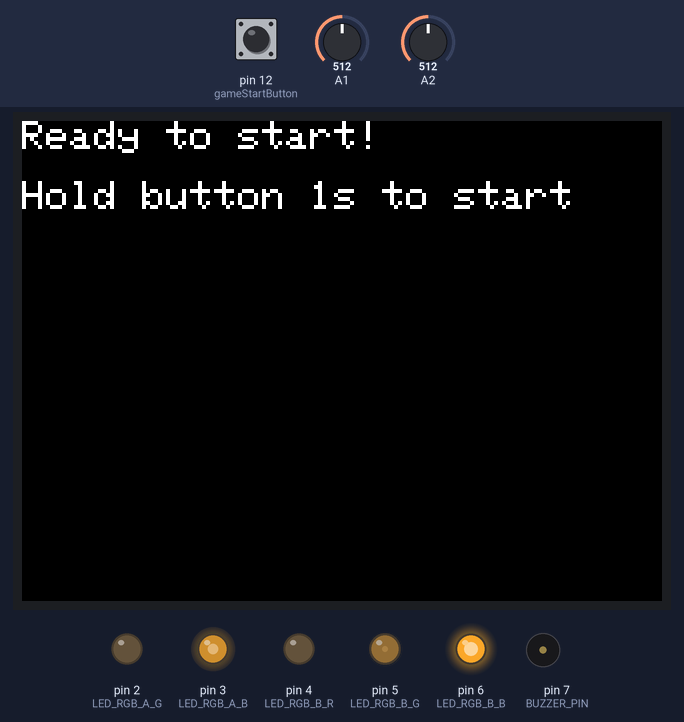
Simulated run of this program. Board: Arduino Uno, built with avr-gcc and run on an emulated ATmega328P. Shown: 320×240 colour display, output pins drawn as LEDs (lit = HIGH), buzzer (waves = sounding). Dashed ring = blinking. Inputs (shaded band) come from the test bench; at power-on: A1 = 512, A2 = 512, pin 12 (gameStartButton) HIGH. Pins used as bus, display or sensor lines are not drawn; what the program prints to the serial monitor is not drawn.

Above: at 1.26 s.
1.5 s: A1 set to 340
At 2.12 s:
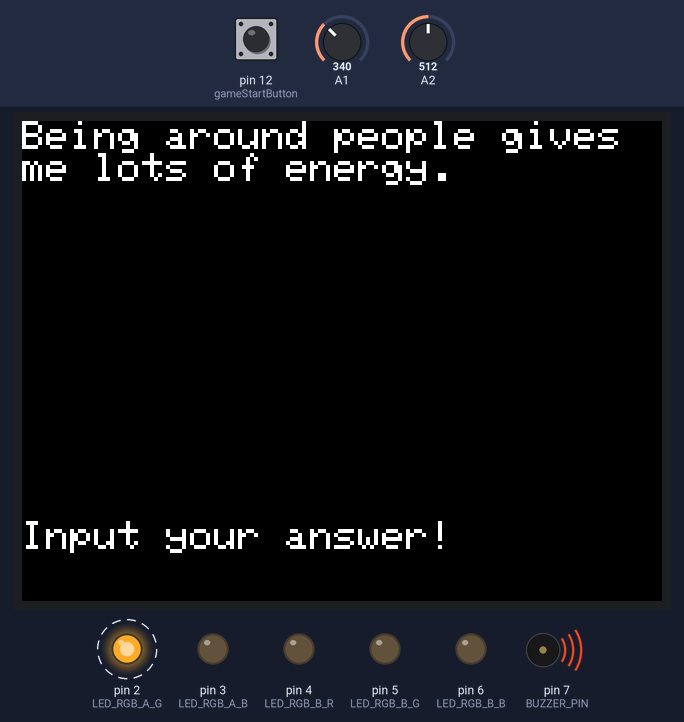
3.5 s: A2 set to 740
At 4.6 s:
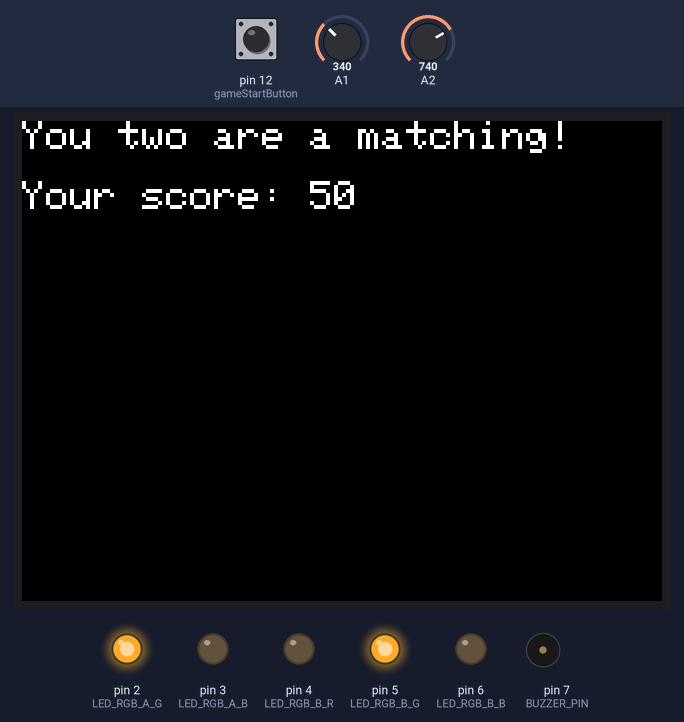
6.2 s: A2 set to 765
At 7.1 s:
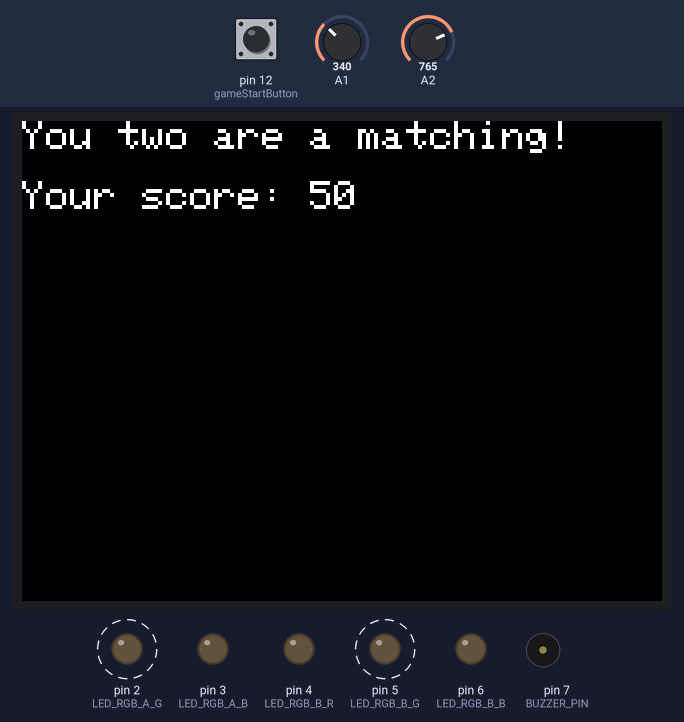
Timing chart, 0 to 13.7 s (numbered marks = the images above; inputs shaded):
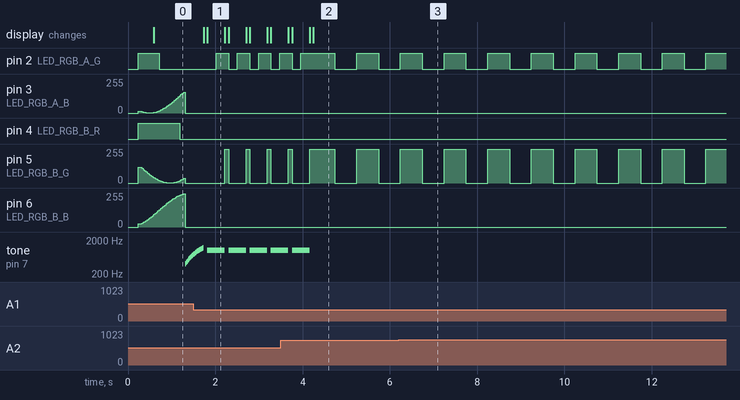

Measured:
- the behaviour switches between 749 and 750 on A2 (found by bisection; images 2 and 3)
- by itself, pin 2 (LED_RGB_A_G): alternates HIGH for 0.50 s and LOW for 0.50 s
- by itself, pin 5 (LED_RGB_B_G): alternates 255/255 for 0.50 s and 0/255 for 0.50 s
- by itself, pin 6 (LED_RGB_B_B): rises from 0/255 to 249/255 in 1.0 s, then falls to 0/255 in 0.04 s
- what the display in image 1 shows lasts 0.4 s, from 1.8 s to 2.2 s

The program:

main.cpp
```cpp
#include <Arduino.h>
#include <Adafruit_GFX.h>
#include <Adafruit_ILI9341.h>

// =============================
// 🖥 TFT Display Pin Definitions
// =============================
#define TFT_CS   8 // Chip Select pin for TFT
#define TFT_DC   10 // Data/Command pin for TFT
#define TFT_RST  9 // Reset pin for TFT

// =============================
// 💡 LED Pin Definitions
// =============================
#define LED_RGB_A_R 1 // Red LED pin for Team A
#define LED_RGB_A_G 2 // Green LED pin for Team A
#define LED_RGB_A_B 3 // Blue LED pin for Team A
#define LED_RGB_B_R 4 // Red LED pin for Team B
#define LED_RGB_B_G 5 // Green LED pin for Team B
#define LED_RGB_B_B 6 // Blue LED pin for Team B

uint8_t r,g,b,r2,g2,b2; // RGB values for LEDs

// =============================
// Buzzer Pin Definition
// =============================
#define BUZZER_PIN 7 // Buzzer pin for sound effects

// =============================
// 🔘 Button Pin Definition
// =============================
const int gameStartButton = 12; // Button to start the game

Adafruit_ILI9341 tft = Adafruit_ILI9341(TFT_CS, TFT_DC, TFT_RST); // Create TFT display object

// =============================
// 🎮 Game Constants
// =============================
const int totalRounds = 5; // Change to 10 for full game


// =============================
// GameState Enum
// =============================
enum GameState { WAIT_START, SHOW_QUESTION, WAIT_ANSWER, SHOW_RESULT, GAME_OVER }; // Define game states
GameState gameState = WAIT_START; // Initialize game state
unsigned long stateStartTime = 0; // Variable to track time in current state
const unsigned long questionTime = 10000; // 10 seconds per question
const unsigned long resultTime = 2000;    // 2 seconds to show result


// =============================
// 📝 Questions Array
// =============================
String allQuestions[10] = {
  "Being around people gives me lots of energy.",
  "I always trust my head over my heart.",
  "I like having a clear plan before doing anything.",
  "I often think about how others are feeling.",
  "I need alone time to feel recharged.",
  "I prefer when someone tells me exactly what to do.",
  "I notice tiny details that others miss.",
  "I tell people what’s on my mind easily.",
  "I’m cool with sudden changes in plans.",
  "I love deep talks more than small talk."
};


// =============================
// 🔧 Game Variables
// =============================
int roundCounter = 0;

int scoreTeamAButton = 0;
int scoreTeamBButton = 0;

int score = 0;

bool answerTeamA = false;
bool answerTeamB = false;


// =============================
// 🚀 Setup Function
// =============================
void setup() {
  // Start Serial for debugging
  Serial.begin(9600);
  Serial.println("Starting TFT");

  // Button setup
  pinMode(gameStartButton, INPUT_PULLUP); // Use internal pull-up resistor

  // Initialize TFT
  tft.begin();
  tft.setRotation(3);
  tft.fillScreen(ILI9341_BLACK);
  tft.setTextColor(ILI9341_WHITE);
  tft.setTextSize(2);

  Serial.println("TFT initialized");

  // Show initial screen
  tft.setCursor(0, 0);
  tft.print("Ready to start!");
  tft.setCursor(0, 30);
  tft.print("Press button to start");

  }


// =============================
// 🎮 Game Start Function
// =============================
void gameStart(){
  // Reset variables for new game if needed
  // roundCounter = 0;
  scoreTeamAButton = 0;
  scoreTeamBButton = 0;
}
void visualStart(){
  // Show start screen
  tft.fillScreen(ILI9341_BLACK);
  tft.setCursor(0, 0);
  tft.print("Game Started!");
  delay(1000); // Show for a second
}
// =============================
// 💡 LED Functions
// =============================
void clearLED() {
  // Turn off all LEDs
  analogWrite(LED_RGB_A_R, 0);
  analogWrite(LED_RGB_A_G, 0);
  analogWrite(LED_RGB_A_B, 0);
  analogWrite(LED_RGB_B_R, 0);
  analogWrite(LED_RGB_B_G, 0);
  analogWrite(LED_RGB_B_B, 0);
}

void LedWaitStart() {
  // Simple RGB animation: cycle through colors for both teams
  static uint8_t phase = 0;
  static unsigned long lastUpdate = 0;
  const unsigned long interval = 30; // ms between color changes

  if (millis() - lastUpdate > interval) {
    lastUpdate = millis();
    phase++;
    // Animate Team A (RGB)
    r = (sin(phase * 0.07) * 127) + 128;
    g = (sin(phase * 0.07 + 2.1) * 127) + 128;
    b = (sin(phase * 0.07 + 4.2) * 127) + 128;
    // Animate Team B (RGB, phase shifted)
    r2 = (sin(phase * 0.07 + 1.05) * 127) + 128;
    g2 = (sin(phase * 0.07 + 3.15) * 127) + 128;
    b2 = (sin(phase * 0.07 + 5.25) * 127) + 128;

    analogWrite(LED_RGB_A_R, r);
    analogWrite(LED_RGB_A_G, g);
    analogWrite(LED_RGB_A_B, b);

    analogWrite(LED_RGB_B_R, r2);
    analogWrite(LED_RGB_B_G, g2);
    analogWrite(LED_RGB_B_B, b2);
  }
}

void playTone(int freq, int duration) {
  tone(BUZZER_PIN, freq);  // 周波数で鳴らす
  delay(duration);         // 指定時間だけ待つ
  noTone(BUZZER_PIN);      // 音を止める
  delay(50);               // 区切りの無音時間
}

void ledTeamA() {
  // Team A LED: Green
  analogWrite(LED_RGB_A_R, 0);
  analogWrite(LED_RGB_A_G, 255);
  analogWrite(LED_RGB_A_B, 0);
}
void ledTeamB() {
  // Team B LED: Green
  analogWrite(LED_RGB_B_R, 0);
  analogWrite(LED_RGB_B_G, 255);
  analogWrite(LED_RGB_B_B, 0);
}

void ledBlinkMatch() {
  // Blink both teams' LEDs to indicate a match
  for (int i = 0; i < 11; i++) {
    analogWrite(LED_RGB_A_R, 0);
    analogWrite(LED_RGB_A_G, 255);
    analogWrite(LED_RGB_A_B, 0);

    analogWrite(LED_RGB_B_R, 0);
    analogWrite(LED_RGB_B_G, 255);
    analogWrite(LED_RGB_B_B, 0);

    delay(500); // On for half a second

    clearLED(); // Turn off LEDs
    delay(500); // Off for half a second
  }
}

  void ledBlinkNoMatch(){
  for (int i = 0; i < 11; i++) {
      analogWrite(LED_RGB_A_R, 255);
    analogWrite(LED_RGB_A_G, 0);
    analogWrite(LED_RGB_A_B, 0);

    analogWrite(LED_RGB_B_R, 255);
    analogWrite(LED_RGB_B_G, 0);
    analogWrite(LED_RGB_B_B, 0);

    delay(500); // On for half a second

    clearLED(); // Turn off LEDs
    delay(500); // Off for half a second
   }
}

void DuringQuestion() {
  static uint8_t phase = 0;
  static unsigned long lastUpdate = 0;
  const unsigned long interval = 40;

  if (millis() - lastUpdate > interval) {
    lastUpdate = millis();
    phase++;

    r = (sin(phase * 0.05) * 127) + 128;
    g = (sin(phase * 0.05 + 2.0) * 127) + 128;
    b = (sin(phase * 0.05 + 4.0) * 127) + 128;

    r2 = (sin(phase * 0.05) * 127) + 128;
    g2 = (sin(phase * 0.05 + 2.0) * 127) + 128;
    b2 = (sin(phase * 0.05 + 4.0) * 127) + 128;

    analogWrite(LED_RGB_A_R, r);
    analogWrite(LED_RGB_A_G, g);
    analogWrite(LED_RGB_A_B, b);

    analogWrite(LED_RGB_B_R, r2);
    analogWrite(LED_RGB_B_G, g2);
    analogWrite(LED_RGB_B_B, b2);
  }
}

void afterAnswer() {

  analogWrite(LED_RGB_A_R, 0);
  analogWrite(LED_RGB_A_G, 0);
  analogWrite(LED_RGB_A_B, 255);

  analogWrite(LED_RGB_B_R, 0);
  analogWrite(LED_RGB_B_G, 0);
  analogWrite(LED_RGB_B_B, 255);

  playTone(880, 100); // 明るい確認音
  delay(150);
  clearLED();
}

void showGameOver() {

  analogWrite(LED_RGB_A_R, 255);
  analogWrite(LED_RGB_A_G, 0);
  analogWrite(LED_RGB_A_B, 0);

  analogWrite(LED_RGB_B_R, 255);
  analogWrite(LED_RGB_B_G, 0);
  analogWrite(LED_RGB_B_B, 0);

  // 悲しいメロデ
  playTone(440, 250);
  playTone(392, 250);
  playTone(349, 350);
  delay(100);
  playTone(330, 500);
  clearLED();

}

void setLEDGreen() {
  analogWrite(LED_RGB_A_R, 0);
  analogWrite(LED_RGB_A_G, 255);
  analogWrite(LED_RGB_A_B, 0);

  analogWrite(LED_RGB_B_R, 0);
  analogWrite(LED_RGB_B_G, 255);
  analogWrite(LED_RGB_B_B, 0);
}

void showRsults() {
  // 緑点灯
  setLEDGreen();

  // 明るくポジティブなメロディ
  playTone(659, 150);  // E5
  playTone(784, 150);  // G5
  playTone(880, 150);  // A5
  playTone(1047, 250); // C6
  delay(100);
  playTone(880, 200);
  playTone(1047, 300);

  //
  clearLED();
}

// =============================

// =============================
// 🔊 Buzzer Functions
// =============================
void buzzerStart(){
  // Play a fast pitch-up sound on the buzzer
  for (int freq = 400; freq <= 1200; freq += 40) {
    tone(BUZZER_PIN, freq, 30);
    delay(20);
  }
  noTone(BUZZER_PIN);
}

void buzzerAnswer(){
  // Play a short sound for answer evaluation
  tone(BUZZER_PIN, 1000, 200); // 1kHz for 200ms
  delay(200);
  noTone(BUZZER_PIN);
}

// =============================
// 📝 Question Display and Evaluation Functions
// =============================
void showQuestion(int roundCounter){
  tft.fillScreen(ILI9341_BLACK);
  tft.setCursor(0, 0);
  tft.println(allQuestions[roundCounter]);
  tft.setCursor(0, 200);
  tft.print("Input your answer!");
}

void checkAnswerButton(){
   if(answerTeamA && answerTeamB) {
    // Both teams answered, evaluate results
    if (scoreTeamAButton == scoreTeamBButton) {
      score += 10; // Both teams matched
      Serial.println("Both teams matched!");
    } else if (abs(scoreTeamAButton - scoreTeamBButton) == 1) {
      score += 8; // Close match
      Serial.println("Close match!");
    } else if (abs(scoreTeamAButton - scoreTeamBButton) == 2) {
      score += 5; // Moderate match
      Serial.println("Moderate match!");
    } else if (abs(scoreTeamAButton - scoreTeamBButton) == 3) {
      score += 3; // Distant match
      Serial.println("Distant match!");
    } else {
      score += 0; // No match
      Serial.println("No match!");
    }
    // Reset for next round
    scoreTeamAButton = 0;
    scoreTeamBButton = 0;
  }
}

void setAnswerButtons(bool isA, int score) {
  if(isA){
    scoreTeamAButton += score;
  }
  else {
    scoreTeamBButton += score;
  }
}

void readAnswer(){
  int analogValueA = analogRead(A1);
  if (analogValueA >950 && answerTeamA == false && analogValueA < 1023){
    buzzerAnswer(); // Play sound for answer evaluation
    answerTeamA = true;
    setAnswerButtons(true, 1);
    checkAnswerButton();
    ledTeamA(); // Turn on Team A LED
  }else if (analogValueA < 750 && analogValueA > 500 && answerTeamA == false){
    answerTeamA = true;
    buzzerAnswer(); // Play sound for answer evaluation
    setAnswerButtons(true, 2);
    checkAnswerButton();
    ledTeamA(); // Turn on Team A LED
  } else if (analogValueA < 500 && analogValueA > 350 && answerTeamA == false){
    answerTeamA = true;
    buzzerAnswer(); // Play sound for answer evaluation
    setAnswerButtons(true, 3);
    checkAnswerButton();
    ledTeamA(); // Turn on Team A LED
  } else if (analogValueA < 350 && analogValueA > 200 && answerTeamA == false){
    answerTeamA = true;
    buzzerAnswer(); // Play sound for answer evaluation
    setAnswerButtons(true, 4);
    checkAnswerButton();
    ledTeamA(); // Turn on Team A LED
  } else if (analogValueA < 200 && analogValueA > 50 && answerTeamA == false){
    answerTeamA = true;
    buzzerAnswer(); // Play sound for answer evaluation
    setAnswerButtons(true, 5);
    checkAnswerButton();
    ledTeamA(); // Turn on Team A LED
  }

  int analogValueB = analogRead(A2);
  if (analogValueB >950 && analogValueB < 1023 && answerTeamB == false){
    answerTeamB = true;
    buzzerAnswer(); // Play sound for answer evaluation
    setAnswerButtons(false, 5);
    checkAnswerButton();
    ledTeamB(); // Turn on Team B LED
  } else if (analogValueB < 750 && analogValueB > 500 && answerTeamB == false){
    answerTeamB = true;
    buzzerAnswer(); // Play sound for answer evaluation
    setAnswerButtons(false, 4);
    checkAnswerButton();
    ledTeamB(); // Turn on Team B LED
  } else if (analogValueB < 500 && analogValueB > 350 && answerTeamB == false){
    answerTeamB = true;
    buzzerAnswer(); // Play sound for answer evaluation
    setAnswerButtons(false, 3);
    checkAnswerButton();
    ledTeamB(); // Turn on Team B LED
  } else if (analogValueB < 350 && analogValueB > 200 && answerTeamB == false){
    answerTeamB = true;
    buzzerAnswer(); // Play sound for answer evaluation
    setAnswerButtons(false, 2);
    checkAnswerButton();
    ledTeamB(); // Turn on Team B LED
  } else if (analogValueB < 200 && analogValueB > 50 && answerTeamB == false){
    answerTeamB = true;
    buzzerAnswer(); // Play sound for answer evaluation
    setAnswerButtons(false, 1);
    checkAnswerButton();
    ledTeamB(); // Turn on Team B LED
  }
}

void loop() {

  switch (gameState) {
  case WAIT_START: {
  static bool drawn = false;
  static unsigned long buttonPressStart = 0;
  static bool buttonHeld = false;

  LedWaitStart();
  if (!drawn) {
    tft.fillScreen(ILI9341_BLACK);
    tft.setCursor(0, 0);
    tft.print("Ready to start!");
    tft.setCursor(0, 30);
    tft.print("Hold button 1s to start");
    drawn = true;
  }

  int reading = digitalRead(gameStartButton);
  if (reading == HIGH) {
    if (!buttonHeld) {
      buttonPressStart = millis();
      buttonHeld = true;
    } else if (millis() - buttonPressStart >= 1000) {
      Serial.println("✅ Button held for 1 second, starting game!");
      gameStart();
      clearLED(); // Clear LEDs.
      buzzerStart(); // Play start sound
      // roundCounter = 0;
      gameState = SHOW_QUESTION;
      drawn = false;
      buttonHeld = false;
      // Wait for button release to avoid accidental retrigger
      while (digitalRead(gameStartButton) == LOW) { delay(10); }
    }
  } else {
    buttonHeld = false;
  }
  break;
}

case SHOW_QUESTION:
  showQuestion(roundCounter);
  clearLED();
  answerTeamA = false;
  answerTeamB = false;
  scoreTeamAButton = 0;
  scoreTeamBButton = 0;
  gameState = WAIT_ANSWER;
  break;

case WAIT_ANSWER:
  readAnswer();
  if (answerTeamA && answerTeamB) {
    roundCounter++;
    if (roundCounter >= totalRounds) {
      gameState = GAME_OVER;
    } else {
      gameState = SHOW_QUESTION;
    }
    answerTeamA = false;
    answerTeamB = false;
  }
  break;

    case SHOW_RESULT:
      // Store if answers matched for this round
      tft.fillScreen(ILI9341_BLACK);
      delay(500); // Short pause for display update
        answerTeamA = false; // Reset answers for next round
        answerTeamB = false; // Reset answers for next round
      if (roundCounter >= totalRounds) {
        gameState = GAME_OVER;
      } else {
        gameState = SHOW_QUESTION;
        answerTeamA = false; // Reset answers for next round
        answerTeamB = false; // Reset answers for next round
      }
      break;

    case GAME_OVER:
      tft.fillScreen(ILI9341_BLACK);
      tft.setTextSize(2); // Ensure readable font size
      tft.setCursor(0, 0);
      Serial.println(score);
      if(score >= 35){
        tft.print("You two are a matching!");
        tft.setCursor(0, 30);
        tft.print("Your score: ");
        tft.print(score);
        ledBlinkMatch();
        while(1);
      }
      else{
        tft.print("You two are not a matching!");
        ledBlinkNoMatch();
        while(1);
      }

  }
}
```

erwer.cpp
```cpp
// #include <Arduino.h>

// // #define LED_RED 1
// // #define LED_GREEN 2
// // #define LED_BLUE 3
// // uint8_t r, g, b;
// // uint8_t i;


// // #define BUZZER 9

//   const int LED = 9;
//   int val = 0;

//   const int SENSOR = 0;


// void setup() {
//   // pinMode(LED_RED, OUTPUT);
//   // pinMode(LED_GREEN, OUTPUT);
//   // pinMode(LED_BLUE, OUTPUT);


//   // pinMode(BUZZER, OUTPUT);

//   pinMode(LED, OUTPUT);
//   Serial.begin(9600);

// }

// // // Play sound
// // void play(int freq, int dur) {
// //   tone(BUZZER, freq);
// //   delay(dur);
// //   noTone(BUZZER);
// //   delay(80); // kurze Pause
// // }

// void loop() {
//   // // // // First code snippet
//   // for(i=0; ; i++){
//   //   r = (sin(2 * 3.14 / 256 * i) + 1) * 128;
//   //   g = (sin(2 * 3.14/256 * (i + 85) + 1) * 128);
//   //   b = (sin(2 * 3.14/256*(i+170) + 1) * 128);

//   //   analogWrite(LED_RED, r);
//   //   analogWrite(LED_GREEN, g);
//   //   analogWrite(LED_BLUE, b);
//   //   delay(10);

//   // }

//   // // // BUZZER

//   // // PART 1
//   // play(330, 400);  // E4
//   // play(392, 400);  // G4
//   // play(440, 400);  // A4
//   // play(330, 400);  // E4
//   // play(392, 400);  // G4
//   // play(494, 400);  // B4
//   // play(523, 400);  // C5
//   // play(494, 400);  // B4
//   // play(440, 600);  // A4
//   // delay(400);

//   // // PART 2
//   // play(330, 400);  // E4
//   // play(392, 400);  // G4
//   // play(440, 400);  // A4
//   // play(330, 400);  // E4
//   // play(392, 400);  // G4
//   // play(494, 400);  // B4
//   // play(523, 400);  // C5
//   // play(494, 400);  // B4
//   // play(440, 600);  // A4
//   // delay(400);

//   // // PART 3 (kleine Variation)
//   // play(392, 400);  // G4
//   // play(440, 400);  // A4
//   // play(494, 400);  // B4
//   // play(392, 400);  // G4
//   // play(523, 400);  // C5
//   // play(587, 400);  // D5
//   // play(659, 400);  // E5
//   // play(587, 400);  // D5
//   // play(523, 600);  // C5


//   // val = analogRead(A0);
//   // analogWrite(LED, val / 4);
//   // delay(100);


//   val = analogRead(SENSOR);
//   Serial.println(val);
//   delay(100);


// }
```

voltageread.cpp
```cpp
// #include <Arduino.h>

// // Define analog input pins
// const int analogPin1 = A1;
// const int analogPin2 = A2;

// // Reference voltage for Arduino (typically 5.0V or 3.3V)
// const float referenceVoltage = 5.0;

// void setup() {
//     Serial.begin(9600);
// }

// void loop() {
//     int rawValue1 = analogRead(analogPin1);
//     int rawValue2 = analogRead(analogPin2);

//     // Convert the analog reading (0-1023) to voltage
//     float voltage1 = (rawValue1 / 1023.0) * referenceVoltage;
//     float voltage2 = (rawValue2 / 1023.0) * referenceVoltage;

//     Serial.print("Channel 1 Voltage: ");
//     Serial.print(voltage1, 3);
//     Serial.print(" V\t");

//     Serial.print("Channel 2 Voltage: ");
//     Serial.print(voltage2, 3);
//     Serial.println(" V");

//     delay(1000); // Wait 1 second before next reading
// }
```

Source omitted: grr.cpp (2137 bytes), reaction_Game.cpp (1749 bytes)
